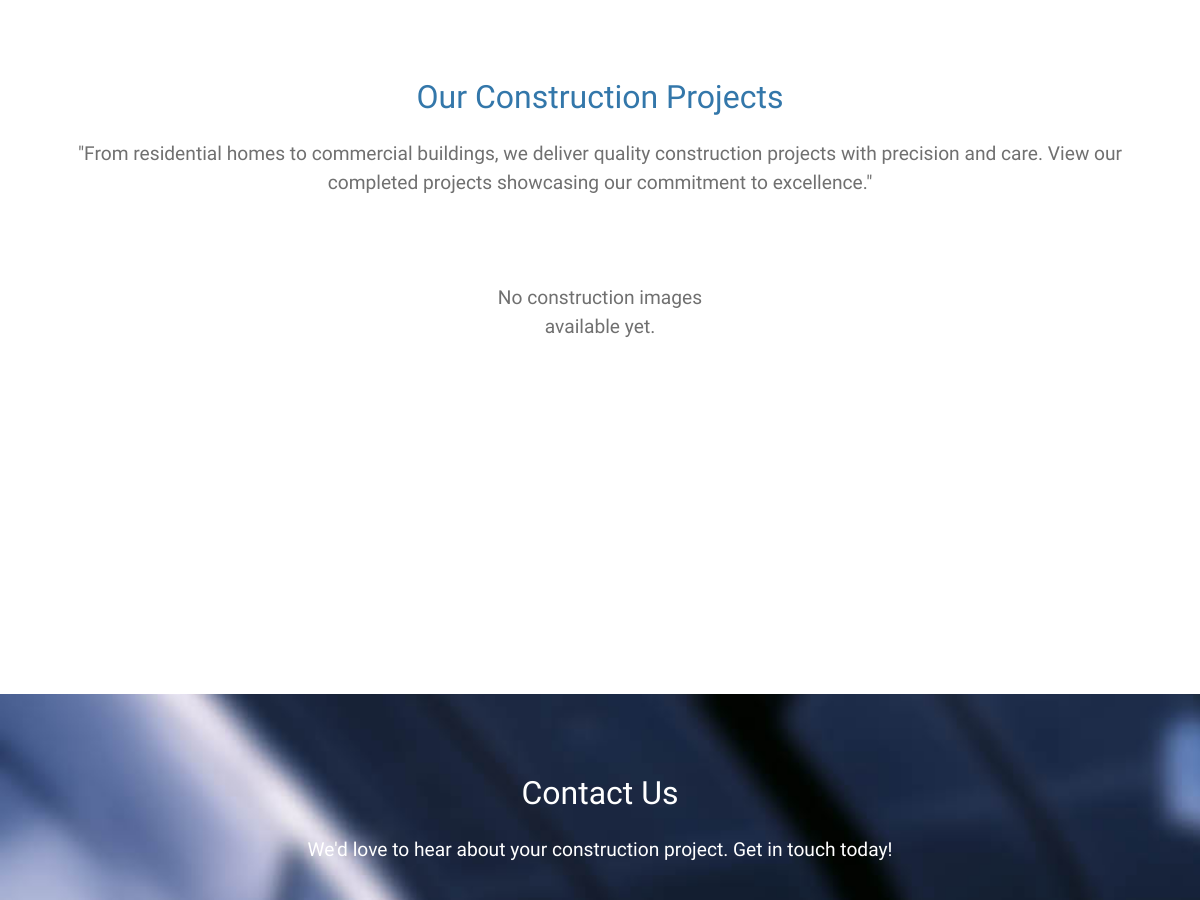
Page /construction/ (middle part) on the earlier database version.
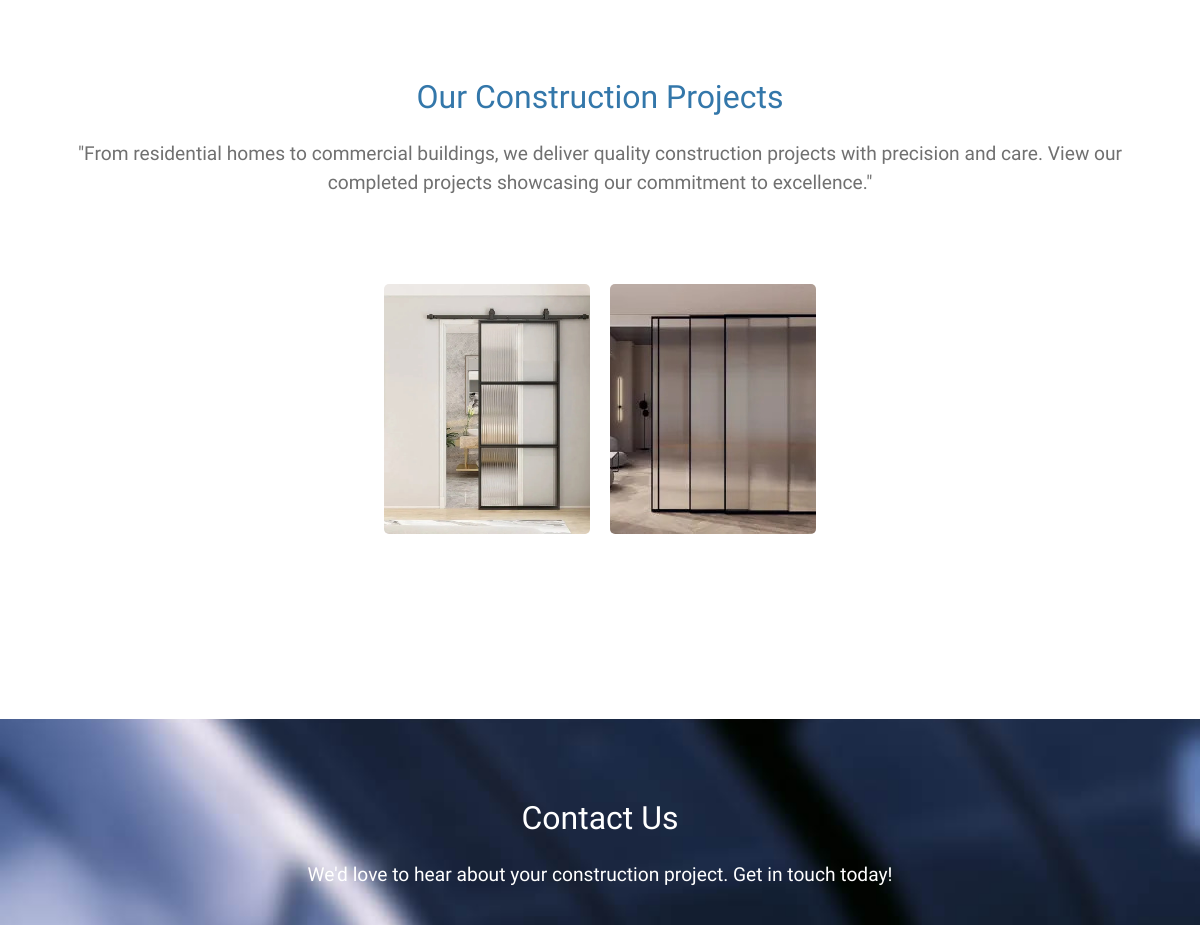
Same page on the later database version.
### sbdapp/models.py (models this page shows, shortened)
class GalleryImage(models.Model):
    CATEGORY_CHOICES = [
        ('interior', 'Interior'),
        ('sliding', 'Sliding'),
        ('construction', 'Construction'),  # Added construction option
    ]
    title = models.CharField(max_length=100, blank=True)
    image = models.ImageField(upload_to='gallery/')
    category = models.CharField(max_length=20, choices=CATEGORY_CHOICES, default='interior')
    uploaded_at = models.DateTimeField(auto_now_add=True)

### sbdapp/views.py (the view)
# urls.py: path("construction/", views.construction_view, name="construction"),
def construction_view(request):
    gallery_images = GalleryImage.objects.filter(category='construction')
    return render(request, "construction.html", {
        'gallery_images': gallery_images,
        'category': 'construction'
    })

### templates/construction.html (shortened to what this page needs)
{% load static %}
<!DOCTYPE html>
<html lang="en">
<head>
  <link rel="stylesheet" href="{% static 'fontawesome-5.5/css/all.min.css' %}" />
  <link rel="stylesheet" href="{% static 'slick/slick.css' %}">
  <link rel="stylesheet" href="{% static 'slick/slick-theme.css' %}">
  <link rel="stylesheet" href="{% static 'magnific-popup/magnific-popup.css' %}">
  <link rel="stylesheet" href="{% static 'css/bootstrap.min.css' %}" />
  <link rel="stylesheet" href="{% static 'css/tooplate-infinite-loop.css' %}" />
</head>
<body>
  <section id="gallery" class="tm-section-pad-top">
    <div class="container tm-container-gallery">
      <div class="row">
        <div class="text-center col-12">
          <h2 class="tm-text-primary tm-section-title mb-4">Our Construction Projects</h2>
          <p class="mx-auto tm-section-desc">
            "From residential homes to commercial buildings, we deliver quality construction projects with precision and
            care. View our completed projects showcasing our commitment to excellence."
          </p>
        </div>
      </div>
      <div class="row">
        <div class="col-12">
          <div class="mx-auto tm-gallery-container">
            <div class="grid tm-gallery">
              {% for image in gallery_images %}
              <a href="{{ image.image.url }}" class="tm-gallery-item">
                <figure class="effect-honey">
                  <img src="{{ image.image.url }}" alt="{{ image.title }}" class="img-fluid">
                </figure>
              </a>
              {% empty %}
              <p class="text-center">No construction images available yet.</p>
              {% endfor %}
            </div>
          </div>
        </div>
      </div>
    </div>
  </section>
  <section id="contact" class="tm-section-pad-top tm-parallax-2">
    <div class="container tm-container-contact">
      <div class="row">
        <div class="text-center col-12">
          <h2 class="tm-section-title mb-4">Contact Us</h2>
          <p class="mb-5">We'd love to hear about your construction project. Get in touch today!</p><br>
        </div>
      </div>
    </div>
  </section>
</body>
</html>

Differences in the rows shown:
now on this page (row edited): GalleryImage: image (picture)
now on this page (row edited): GalleryImage: image (picture)
Other differences:
text no longer shown: "No construction images available yet."
